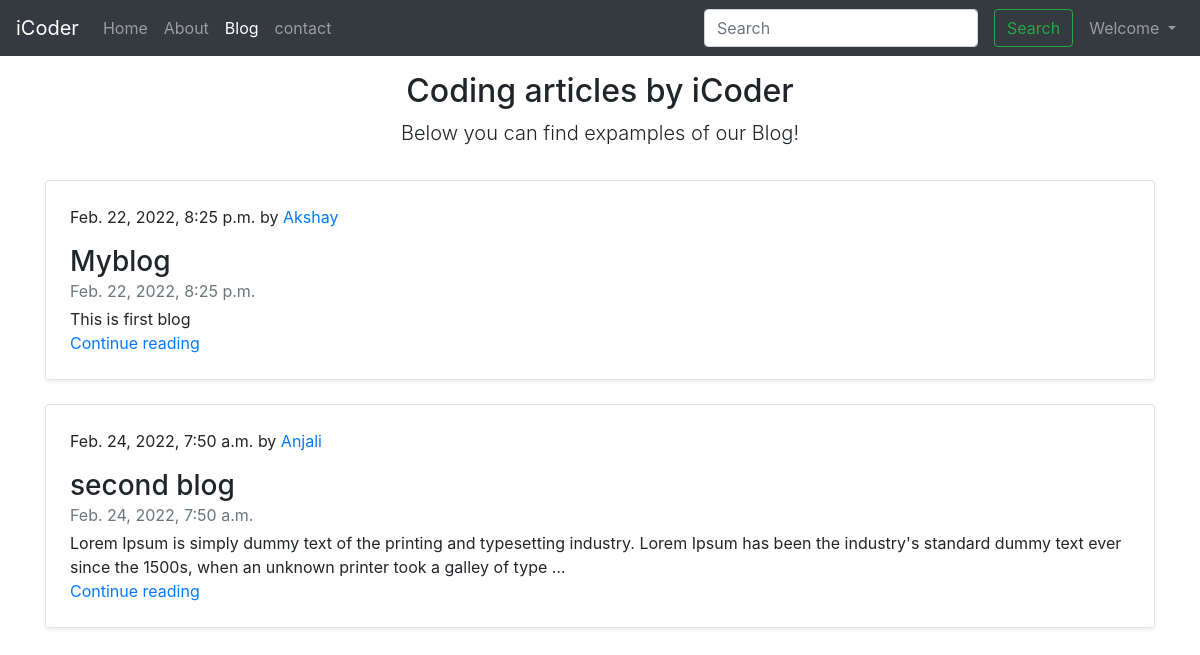
Page /blog/ (signed in) on the committed database.
### blog/models.py (models this page shows, shortened)
class BlogPost(models.Model):
    sno = models.AutoField(primary_key=True)
    title = models.CharField(max_length=50)
    author = models.CharField(max_length=20)
    content = models.TextField()
    timestamp = models.DateTimeField(auto_now_add=True, blank=True)

### blog/views.py (the view)
# urls.py: path("",views.home, name="Display all Blogs"),
def home(request):
    if request.method == 'GET':
        post = BlogPost.objects.all()
        post = {'allPosts': post}
    return render(request, 'blog/blogHome.html', post)

### templates/blog/blogHome.html (shortened to what this page needs)
{% extends 'base.html' %}
{% block blogactive %} active {% endblock blogactive %}
{% block body %}
<div class="container">
    <div class="py-3 text-center">
        <h2>Coding articles by iCoder</h2>
        <p class="lead"> Below you can find expamples of our Blog!</p>
    </div>
    {% for post in allPosts %}
    <div class="row no-gutters border rounded overflow-hidden flex-md-row mb-4 shadow-sm h-md-250 position-relative">
        <div class="col p-4 d-flex flex-column position-static">
            <p class="blog-post-meta">{{post.timestamp}} by <a href="#">{{post.author}}</a></p>
            <h3 class="mb-0">{{post.title}}</h3>
            <div class="mb-1 text-muted">{{post.timestamp}}</div>
            <p class="card-text mb-auto">{{post.content| truncatechars:200 }}</p>
            <a href="/blog/{{post.sno}}" class="stretched-link">Continue reading</a>
        </div>
    </div>
    {% endfor %}
</div>
{% endblock body %}

### rows in the picture
BlogPost: timestamp "Feb. 22, 2022, 8:25 p.m.", author "Akshay", title "Myblog", content "This is first blog"
BlogPost: timestamp "Feb. 24, 2022, 7:50 a.m.", author "Anjali", title "second blog", content "Lorem Ipsum is simply dummy text of the printing and typesetting industry. Lorem Ipsum has been the industry's standard dummy text ever since the 1500s, when an unknown printer took a galley of type …"
